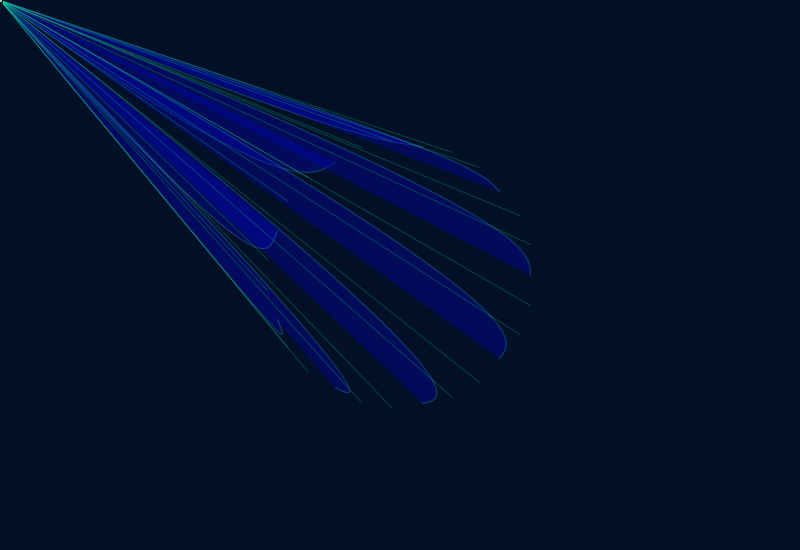
Frame 1 (no input)
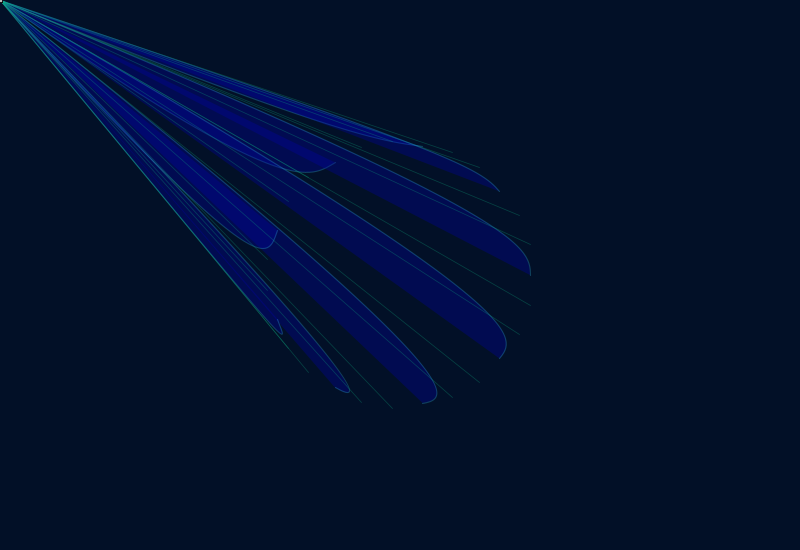
Frame 60 (the mouse pressed at the canvas centre just before this capture)
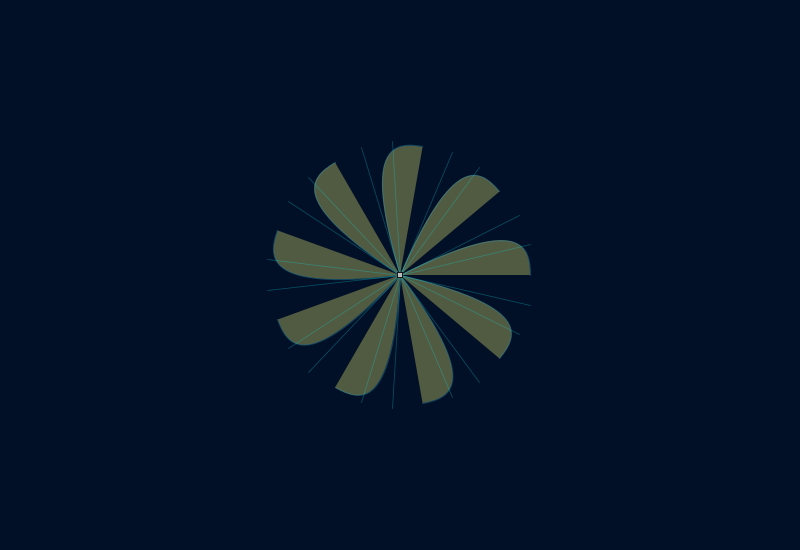
Frame 120 (the mouse held since frame 60 and released just before this capture)

The Processing sketch that drew these frames (run headless with seeded random() and noise(); from frame 60 on, the mouse is pressed at the canvas centre):

// Processing sketch: processing_29697
// ── processing_29697.pde

float[] pao;
float[] and;
float[] par;
float[] diz;
float[] par2;
float[] diz2;

int pts = 9;
color controlPtCol = #222222;
color anchorPtCol = #BBBBBB;
void setup(){
size(800, 550);
smooth();
setSally(pts, 130, 130);
}

void draw(){
background(#021027,70);
drawSally();
}

void drawSally(){
strokeWeight(1.125);
stroke(#2CACD1,80);
fill(mouseX, mouseY,random(100,255),80);
for (int i=0; i<pts; i++){
if (i==pts-1) {
bezier(mouseX, mouseY, par[i], diz[i], par2[i], diz2[i], pao[0], and[0]);
}
else{
bezier(mouseX, mouseY, par[i], diz[i], par2[i], diz2[i], pao[i+1], and[i+1]);
}
}
strokeWeight(.75);
stroke(random(0,12),random(150,240),random(100,238),80);
rectMode(CENTER);
for (int i=0; i<pts; i++){
if (i==pts-1){ 
line(mouseX,mouseY, par2[i], diz2[i]);
}
if (i>0){
line(mouseX,mouseY, par2[i-1], diz2[i-1]);
}
line(mouseX,mouseY, par[i], diz[i]);
}
for (int i=0; i<pts; i++){
fill(controlPtCol);
noStroke();
ellipse(mouseX,mouseY, 4, 4);
ellipse(mouseX,mouseY, 4, 4);
fill(anchorPtCol);
stroke(0);
rect(mouseX,mouseY, 5, 5);
}
}

void setSally(int points, float radius, float controlRadius){
pts = points;
pao = new float[points];
and = new float[points];
par = new float[points];
diz = new float[points];
par2 = new float[points];
diz2 = new float[points];
float angle = 360.0/points;
float controlAngle1 = angle/3.0;
float controlAngle2 = controlAngle1*2.0;
for (int i=0; i<points; i++){
pao[i] = width/2+cos(radians(angle))*radius;
and[i] = height/2+sin(radians(angle))*radius;
par[i] = width/2+cos(radians(angle+controlAngle1))* controlRadius/cos(radians(controlAngle1));
diz[i] = height/2+sin(radians(angle+controlAngle1))* controlRadius/cos(radians(controlAngle1));
par2[i] = width/2+cos(radians(angle+controlAngle2))* controlRadius/cos(radians(controlAngle1));
diz2[i] = height/2+sin(radians(angle+controlAngle2))* controlRadius/cos(radians(controlAngle1));
angle+=360.0/points;
}
}

void keyPressed(){
setSally(int(random(3, 36)), mouseX, random(-200, 300));
}
